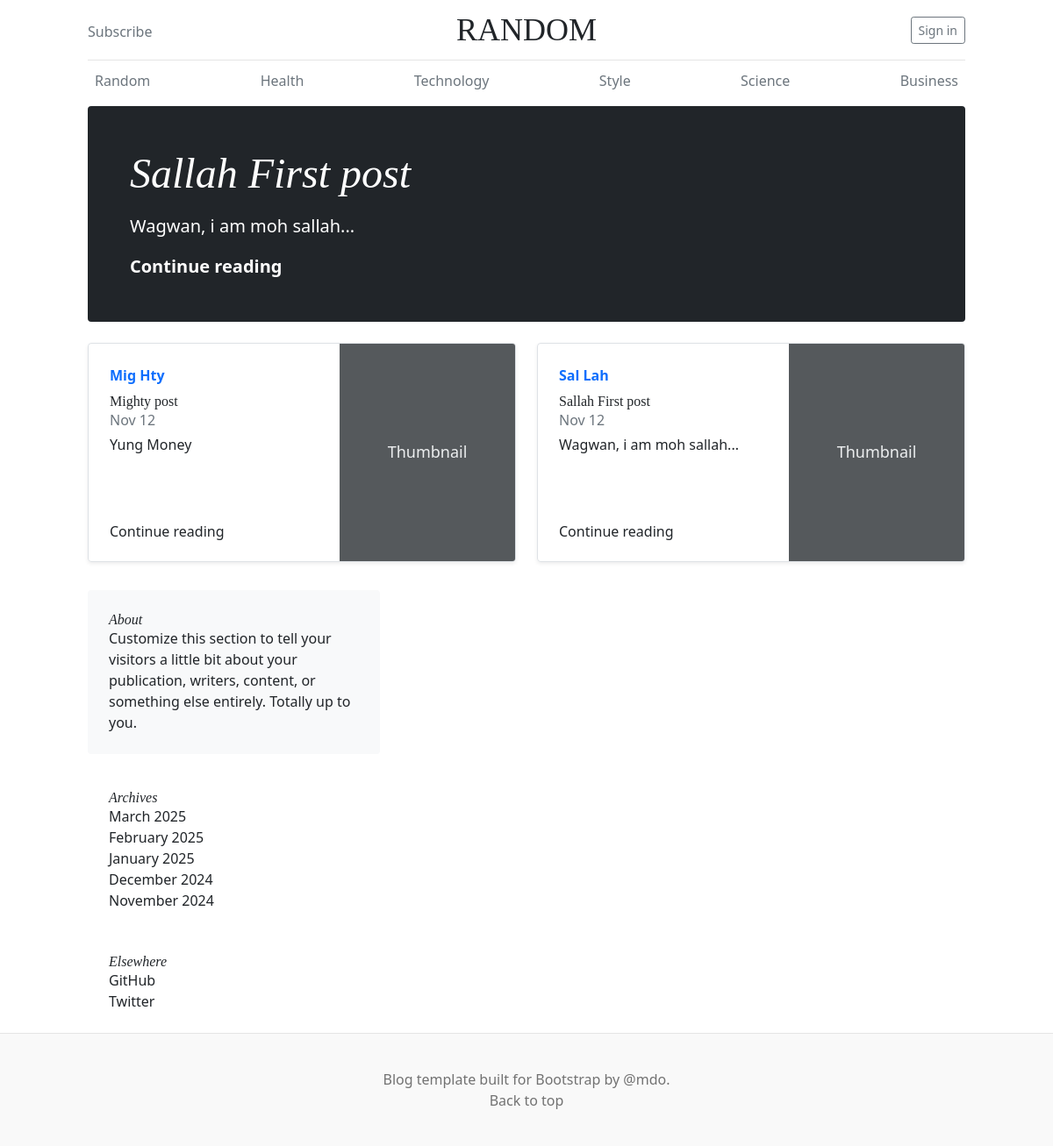
The app's page /random with its own data.
### blog_app/models.py (models this page shows, shortened)
class Post(models.Model):
	id = models.UUIDField(primary_key=True, default=uuid.uuid4, editable=False)
	title = models.CharField(max_length=200)
	slug = models.SlugField(max_length=200, unique=True)
	author = models.ForeignKey(User, on_delete=models.CASCADE)
	content = models.TextField()
	created_at = models.DateTimeField(auto_now_add=True)
	updated_at = models.DateTimeField(auto_now=True)
	likes = models.IntegerField(default=0)
	bookmarks = models.IntegerField(default=0)
	categories = models.ForeignKey(Category, on_delete=models.CASCADE)
	is_published = models.BooleanField(default=True)
	def short_content(self):
		words = self.content.split()[:5]
		return ' '.join(words) + '...' if len(words) == 5 else ' '.join(words)

### blog_app/views.py (the view)
# urls.py: path('random', views.random, name="random"),
def random(request):
	random_blog = Post.objects.filter(categories=random_category).all().order_by('-created_at')
	most_liked_post = Post.objects.filter(categories=random_category).all().order_by('-likes').first()
	context = {
		'random_blog':random_blog,
		'most_liked_post':most_liked_post
	}
	return render(request, 'pages/random.html', context)

### blog_app/templates/pages/random.html
{% extends 'base.html' %}
{% block title %}
RANDOM
{% endblock %}
{% block top_blog %}
<h1 class="display-4 fst-italic">{{ most_liked_post.title }}</h1>
      <p class="lead my-3">{{ most_liked_post.short_content }}</p>
      <p class="lead mb-0"><a href="#" class="text-white fw-bold">Continue reading</a></p>
{% endblock %}
{% block content %}
<div class="row mb-2">
	{% for post in random_blog %}
    <div class="col-md-6">
      <div class="row g-0 border rounded overflow-hidden flex-md-row mb-4 shadow-sm h-md-250 position-relative">
        <div class="col p-4 d-flex flex-column position-static">
          <strong class="d-inline-block mb-2 text-primary">{{post.author.first_name }} {{ post.author.last_name}} </strong>
          <h3 class="mb-0">{{ post.title }}</h3>
          <div class="mb-1 text-muted">Nov 12</div>
          <p class="card-text mb-auto">{{ post.short_content }}</p>
          <a href="{% url 'post_detail' slug=post.slug %}" class="stretched-link">Continue reading</a>
        </div>
        <div class="col-auto d-none d-lg-block">
          <svg class="bd-placeholder-img" width="200" height="250" xmlns="http://www.w3.org/2000/svg" role="img" aria-label="Placeholder: Thumbnail" preserveAspectRatio="xMidYMid slice" focusable="false"><title>Placeholder</title><rect width="100%" height="100%" fill="#55595c"/><text x="50%" y="50%" fill="#eceeef" dy=".3em">Thumbnail</text></svg>
        </div>
      </div>
    </div>
    {% endfor %}
</div>
{% endblock %}

### static/css/blog.css (style rules this page uses)
h1, h2, h3, h4, h5, h6 { font-family: "Playfair Display", Georgia, "Times New Roman", serif; }
.display-4 { font-size: 2.5rem; }
@media (min-width: 768px) { .display-4 { font-size: 3rem; } }
@media (min-width: 768px) { .h-md-250 { height: 250px; } }

### blog_app/templates/base.html (style rules this page uses)
.bd-placeholder-img { font-size: 1.125rem; text-anchor: middle; -webkit-user-select: none; -moz-user-select: none; user-select: none; }

### records on screen
Post: title "Sallah First post", short_content "Wagwan, i am moh sallah...", author.first_name "Sal", author.last_name "Lah"
Post: author.first_name "Mig", author.last_name "Hty", title "Mighty post", short_content "Yung Money"
